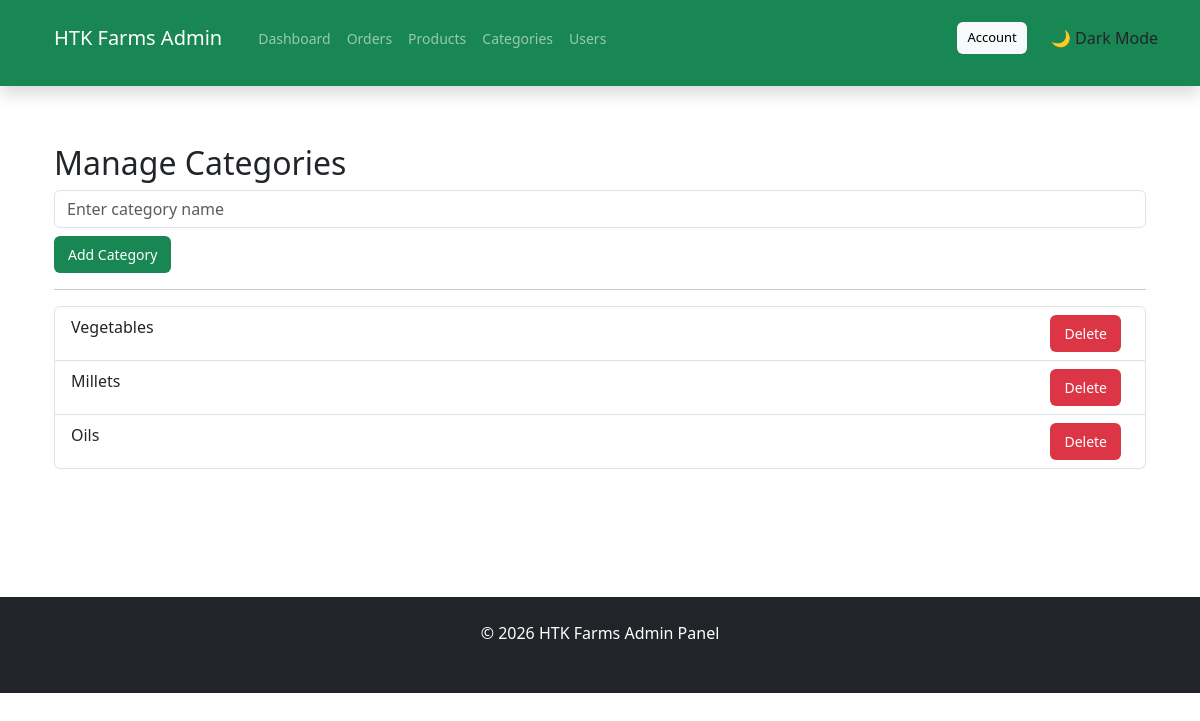
Page /admin-categories/ on the committed database.
### htkapp/models.py (models this page shows, shortened)
class Category(models.Model):
    name = models.CharField(max_length=100)

### htkapp/views.py (the view)
# urls.py: path('admin-categories/', views.manage_categories, name='manage_categories'),
def manage_categories(request):
    if request.method == "POST":
        name = request.POST.get("name")
        if name:
            Category.objects.create(name=name)
            return redirect('manage_categories')
    categories = Category.objects.all()
    return render(request, 'admin/manage_categories.html', {'categories': categories})

### htkapp/context_processors.py (called while the page is built)
def categories_processor(request):
    return {
        "categories": Category.objects.all()
    }

### htkapp/views.py (called while the page is built)
def get_cart_count(request):
    if request.user.is_authenticated:
        count = sum(item.quantity for item in CartItem.objects.filter(user=request.user))
    else:
        count = 0
    return {
        "cart_count": count
    }

### templates/admin/manage_categories.html (shortened to what this page needs)
{% extends "admin/base.html" %}
{% block content %}
<div class="container mt-4">
  <h2>Manage Categories</h2>
  <form method="POST">
    <input type="text" name="name" placeholder="Enter category name" class="form-control mb-2">
    <button class="btn btn-success">Add Category</button>
  </form>
  <hr>
  <ul class="list-group">
    {% for c in categories %}
      <li class="list-group-item d-flex justify-content-between">
        {{ c.name }}
        <a href="{% url 'delete_category' c.id %}" class="btn btn-danger btn-sm">Delete</a>
      </li>
    {% endfor %}
  </ul>
</div>
{% endblock %}

### static/css/style.css (style rules this page uses)
body { padding-top: 50px; }
.btn { padding: 8px 14px; border: none; border-radius: 6px; cursor: pointer; margin-right: 8px; font-size: 14px; }
body { transition: background-color 0.3s ease, color 0.3s ease; }
section, .container { margin-bottom: 40px; }
.btn { transition: 0.3s; white-space: nowrap; }
.container { max-width: 1140px; }

### rows in the picture
Category: name "Vegetables"
Category: name "Millets"
Category: name "Oils"
